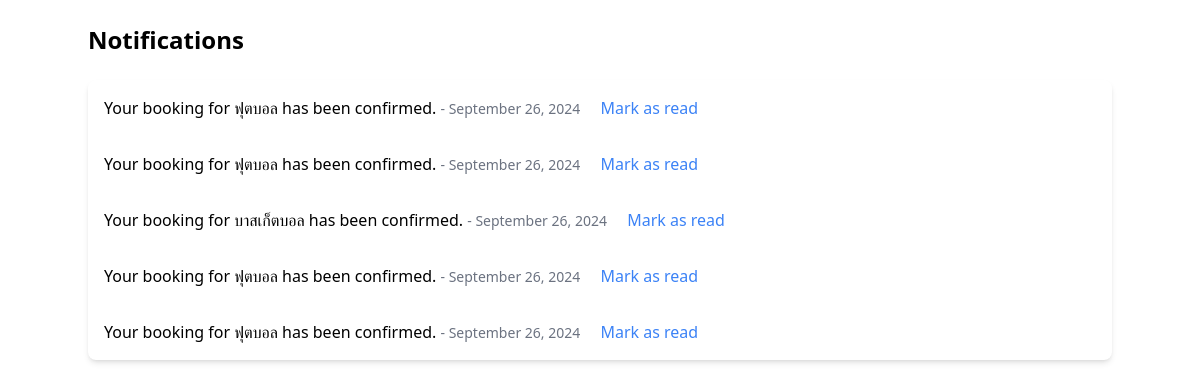
The app's page /notifications/ (signed in), older data.
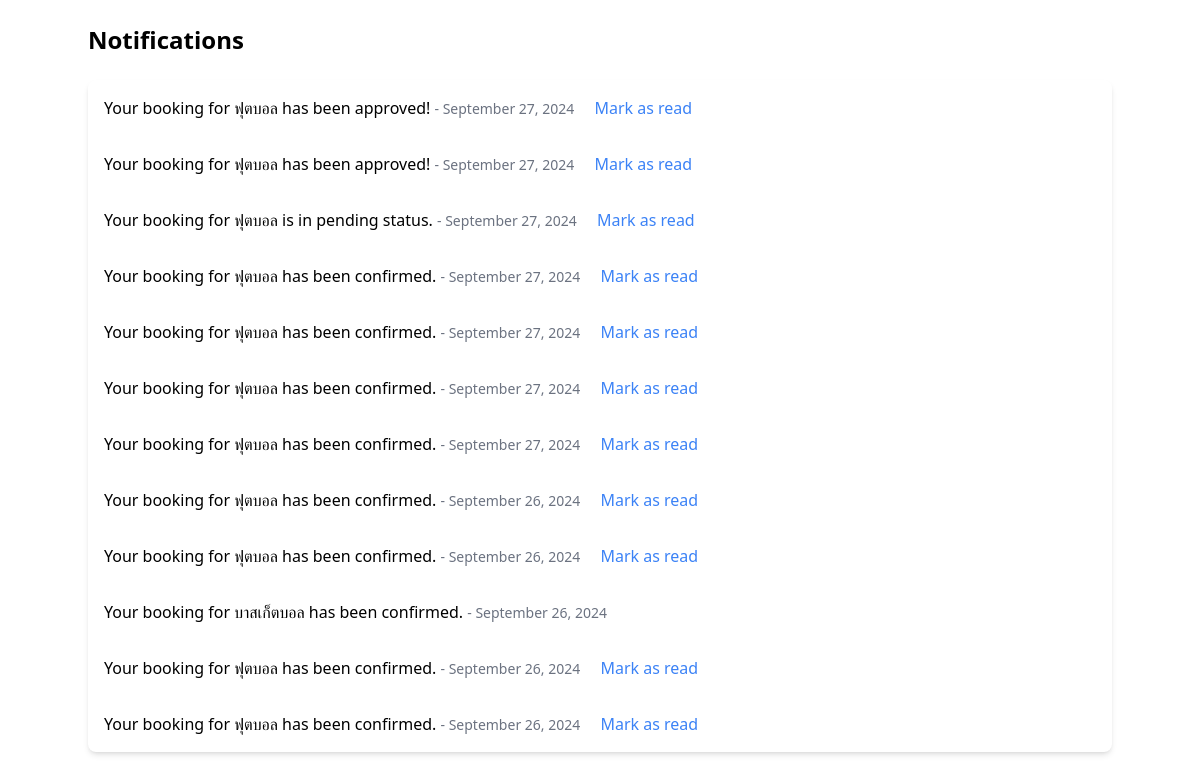
The same page, newer data.
### base/models.py (models this page shows, shortened)
class Notification(models.Model):
    user = models.ForeignKey(CustomUser, on_delete=models.CASCADE)
    message = models.TextField()
    created_at = models.DateTimeField(auto_now_add=True)
    is_read = models.BooleanField(default=False)

### base/views.py (the view)
# urls.py: path('notifications/', NotificationListView.as_view(), name='notification_list'),
class NotificationListView(LoginRequiredMixin, ListView):
    model = Notification
    template_name = 'notification_list.html'
    context_object_name = 'notifications'
    def get_queryset(self):
        return Notification.objects.filter(user=self.request.user).order_by('-created_at')
    def get_context_data(self, **kwargs):
        context = super().get_context_data(**kwargs)
        context['unread_count'] = Notification.objects.filter(user=self.request.user, is_read=False).count()
        return context

### base/templates/notification_list.html
{% extends 'base.html' %}
{% block main %}
<div class="container mx-auto py-6">
    <h1 class="text-2xl font-bold mb-6">Notifications</h1>
    {% if notifications %}
        <ul class="bg-white shadow-md rounded-lg">
            {% for notification in notifications %}
            <li class="border-b p-4">
                <span>{{ notification.message }}</span>
                <span class="text-sm text-gray-500"> - {{ notification.created_at|date:"F d, Y" }}</span>
                {% if not notification.is_read %}
                    <a href="{% url 'base:mark_as_read' notification.id %}" class="ml-4 text-blue-500">Mark as read</a>
                {% endif %}
            </li>
            {% endfor %}
        </ul>
    {% else %}
        <p>No new notifications</p>
    {% endif %}
</div>
{% endblock %}

Row changes from the older to the newer data that the page shows:
added Notification: message "Your booking for ฟุตบอล has been approved!", created_at "September 27, 2024", is_read "Mark as read"
added Notification: message "Your booking for ฟุตบอล has been approved!", created_at "September 27, 2024", is_read "Mark as read"
added Notification: message "Your booking for ฟุตบอล is in pending status.", created_at "September 27, 2024", is_read "Mark as read"
added Notification: message "Your booking for ฟุตบอล has been confirmed.", created_at "September 27, 2024", is_read "Mark as read"
added Notification: message "Your booking for ฟุตบอล has been confirmed.", created_at "September 27, 2024", is_read "Mark as read"
added Notification: message "Your booking for ฟุตบอล has been confirmed.", created_at "September 27, 2024", is_read "Mark as read"
added Notification: message "Your booking for ฟุตบอล has been confirmed.", created_at "September 27, 2024", is_read "Mark as read"
changed Notification "Your booking for บาสเก็ตบอล has been confirmed.": no longer shows "Mark as read"
